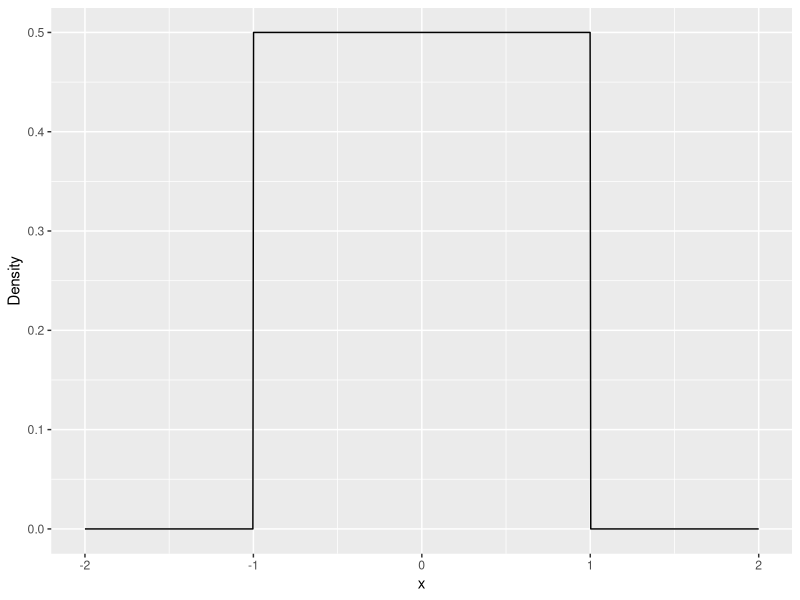
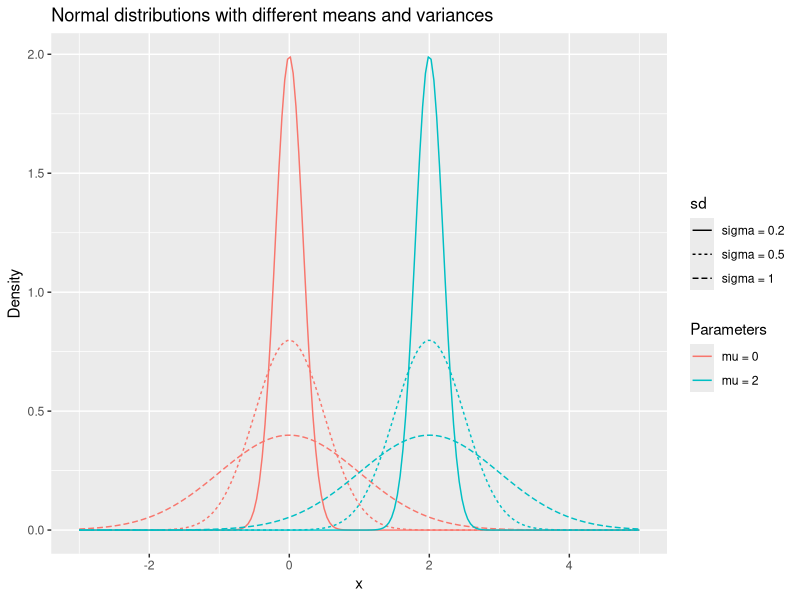
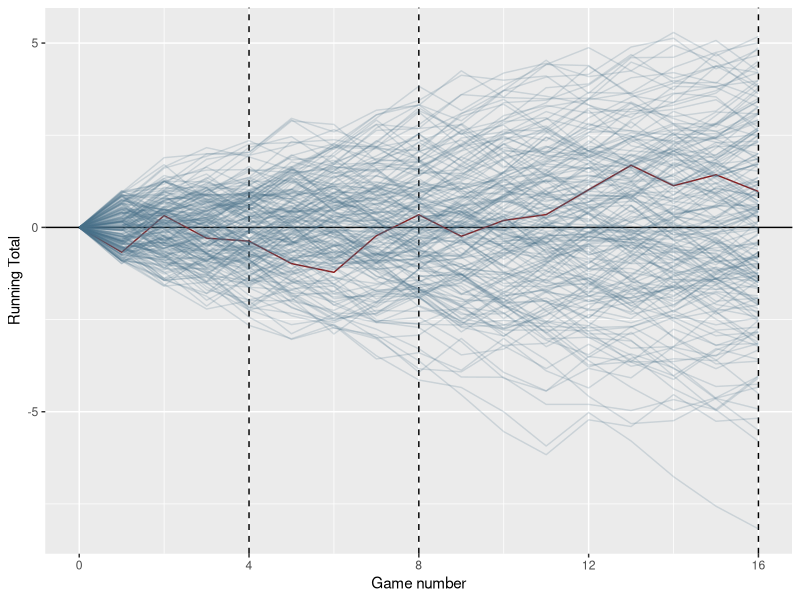
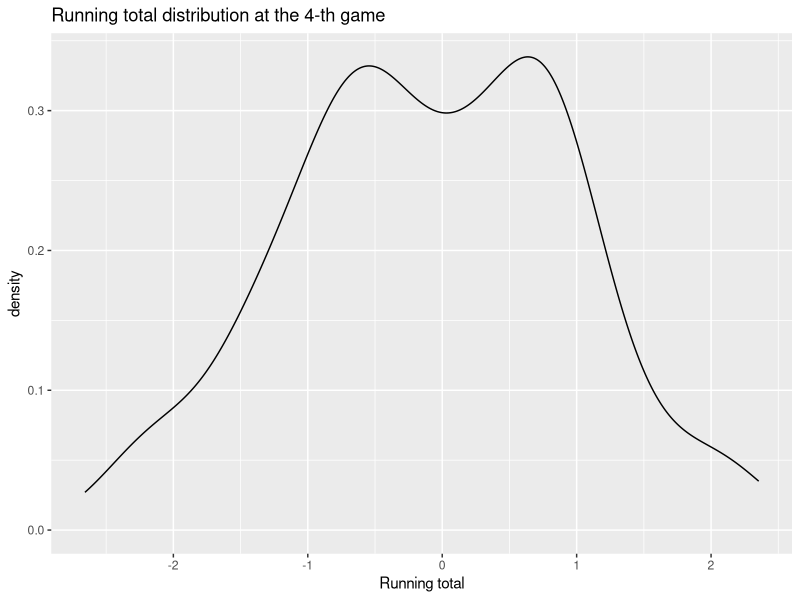
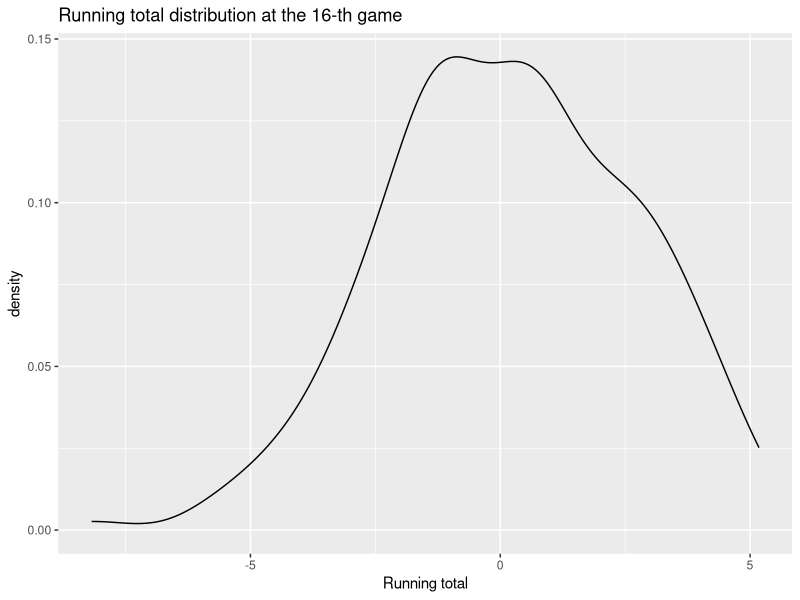
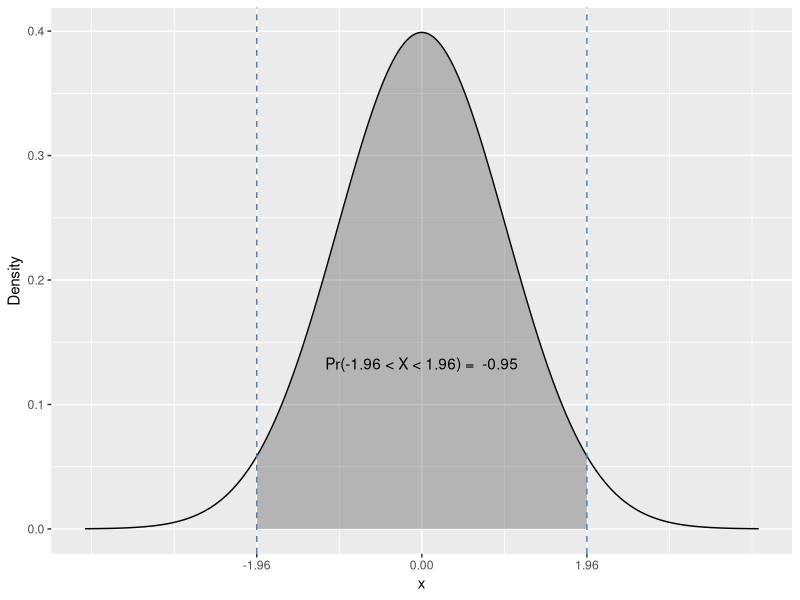

Generate these figures, in order, with R:
## ---- chunk 1
# Load the packages used in this notebook

if (!require("tidyverse")) {
    install.packages("tidyverse")    
}

library("tidyverse")
## ---- chunk 2
#| label: fig-unif
#| fig-cap: Density of the uniform distribution on [-1, 1]

unif_dens_plt <- ggplot() +
  xlim(c(-2, 2)) +
  stat_function(fun = dunif, args = list(min = -1, max = 1), n = 1000) +
  labs(
    x = "x",
    y = "Density"
  )

unif_dens_plt
## ---- chunk 3
## Generate 10 random numbers from the uniform distribution on [-1, 1]
x_unif <- runif(10, min = -1, max = 1)
x_unif
## ---- chunk 4
## Count the number of values less than zero


## Count the number of values greater than 0.5

## ---- chunk 5
# Compute the probability of the event X < 0 using the punif function
punif(0, min = -1, max = 1)
## ---- chunk 6
# Compute the probability of the event X > 0.5 using the punif function

# Compute the probability of the event 0.2 < X < 0.5

## ---- chunk 7
## Compute the average of the values (mean function)

## Compute the variance of the values (var function)

## ---- chunk 8
means <- c(0, 0, 0, 2, 2, 2)
sds <- c(0.2, 0.5, 1, 0.2, 0.5, 1)

df <- expand_grid(
    mean = c(0, 2),
    sd = c(0.2, 0.5, 1),
    x = seq(-3, 5, length.out = 200)
) %>%
mutate(
    y = dnorm(x, mean = mean, sd = sd),
    mean = paste0("mu = ", mean),
    sd = paste0("sigma = ", sd)
)

# Plot
ggplot(df, aes(x = x, y = y, color = mean, lty = sd)) +
  geom_line() +
  labs(x = "x", y = "Density", color = "Parameters") +
  ggtitle("Normal distributions with different means and variances")
## ---- chunk 9
players_n <- 200
games_n <- 16

unif_games <- expand_grid(
  game = 1:games_n,
  player = 1:players_n
) %>%
  mutate(
    ## When used in mutate, n() returns the number of rows in a group of obs
    ## When the data is not grouped as here, it retuns the number of obs in the whole table
    result = runif(n(), min = -1, max = 1)
  ) %>%
  bind_rows(
    ## Add a initial values so that all players start with 0
    tibble(
      player = 1:players_n,
      game = 0L,
      result = 0,
    )
  )

unif_games <- unif_games %>%
  ## Sort the data by player id and game id
  arrange(player, game) %>%
  ## Groups the data by player, because we want the running totals to be calculated for each
  ## player separately
  group_by(player) %>%
  mutate(
    running_total = cumsum(result)
  )

## Illustration only
unif_games %>%
  ggplot(aes(x = game, y = running_total, group = player)) +
  geom_vline(xintercept = c(4, 8, 16), linetype = 2) +
  geom_hline(yintercept = 0) +
  geom_line(aes(color = player < 2, alpha = player < 2)) +
  scale_color_manual(values = c("skyblue4", "firebrick4")) +
  scale_alpha_manual(values = c(1 / 5, 1)) +
  scale_x_continuous("Game number", breaks = c(0, 4, 8, 12, 16)) +
  theme(legend.position = "none") +
  labs(y = "Running Total")
## ---- chunk 10
unif_games %>%
  filter(game == 4) %>%
  ggplot(aes(x = running_total)) +
  geom_density() +
  labs(title = "Running total distribution at the 4-th game") +
  labs(
    x = "Running total"
  )
## ---- chunk 11
unif_games %>%
  filter(game == 16) %>%
  ggplot(aes(x = running_total)) +
  geom_density() +
  labs(title = "Running total distribution at the 16-th game") +
  labs(
    x = "Running total"
  )
## ---- chunk 12
#| label: fig-norm
#| fig-cap: Density of the standard normal distribution
#| code-fold: true

dt <- tibble(
  ## Creates a sequence of 100 numbers between -3 and 3
  x = seq(-4, 4, length.out = 1000)
) %>%
  mutate(
    dens = dnorm(x, mean = 0, sd = 1)
  )
ggplot() +
  ## Draws the normal density line
  geom_line(data = dt, aes(x = x, y = dens)) +
  ## Draws the shaded area under the curve between
  ## -1 and 1
  geom_ribbon(
    data = filter(dt, x > -1.96, x < 1.96),
    aes(x = x, y = dens, ymin = 0, ymax = dens),
    ## Controls the transparency of the area
    alpha = 0.3
  ) +
  annotate(
    "text",
    x = 0,
    y = dnorm(0) / 3,
    label = paste("Pr(-1.96 < X < 1.96) = ", round(pnorm(-1.96, 0, 1) - pnorm(1.96, 0, 1), 2), sep = " ")
  ) +
  geom_vline(xintercept = c(-1.96, 1.96), lty = 2, colour = "steelblue") +
  # geom_density(data = slopes, aes(x = t_statistic), color = "steelblue4") +
  scale_x_continuous(breaks = c(-1.96, 0, 1.96)) +
  labs(
    y = "Density"
  )
## ---- chunk 13
pnorm(0.5, mean=0, sd=1)
## ---- chunk 14

## ---- chunk 15

## ---- chunk 16
x_norm <- rnorm(10, mean = 0, sd = 1)
## ---- chunk 17
# Count the number of values less than zero


## ---- chunk 18
# Compute the average of the values

# Compute the standard deviation of the values

